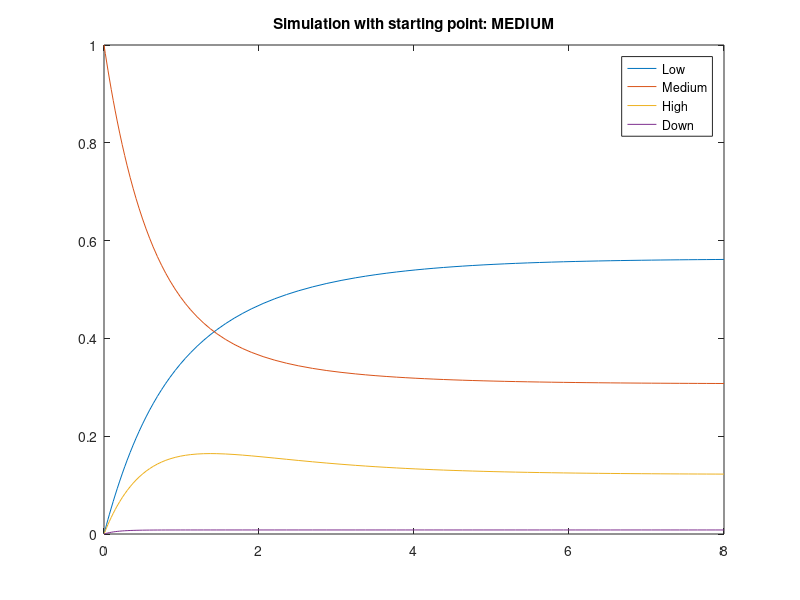
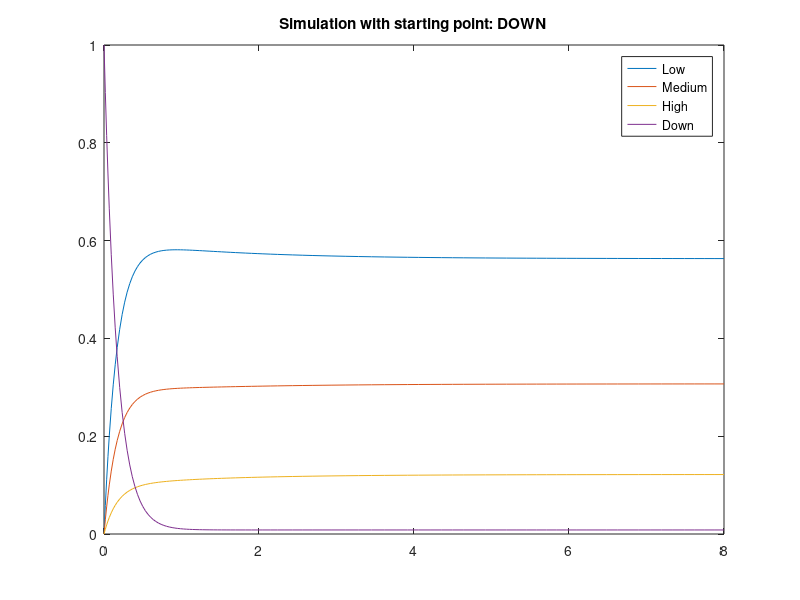

Source code (MATLAB) for these figures, in order:
clear;

l1 = 0.33;      %low -> medium
m1 = 0.6;       %medium -> low
m2 = 0.4;       %medium -> high
h1 = 1;         %high -> medium
d1 = 0.05;      %low, medium, high -> down
p1 = 0.6;
p2 = 0.3;
p3 = 0.1;
d2 = p1 * 6;         %down -> low
d3 = p2 * 6;         %down -> medium
d4 = p3 * 6;         %down -> high

Q = [-l1-d1,        l1,      0,        d1;
         m1, -m1-m2-d1,     m2,        d1;
          0,        h1, -h1-d1,        d1;
         d2,        d3,     d4, -d2-d3-d4];

p0_1 = [0, 1, 0, 0];
[t, Sol] = ode45(@(t,x) Q'*x, [0 8], p0_1');
plot(t, Sol, "-");
title("Simulation with starting point: MEDIUM");
legend("Low", "Medium", "High", "Down");

figure;
p0_2 = [0, 0, 0, 1];
[t, Sol] = ode45(@(t,x) Q'*x, [0 8], p0_2');
plot(t, Sol, "-");
title("Simulation with starting point: DOWN");
legend("Low", "Medium", "High", "Down");

